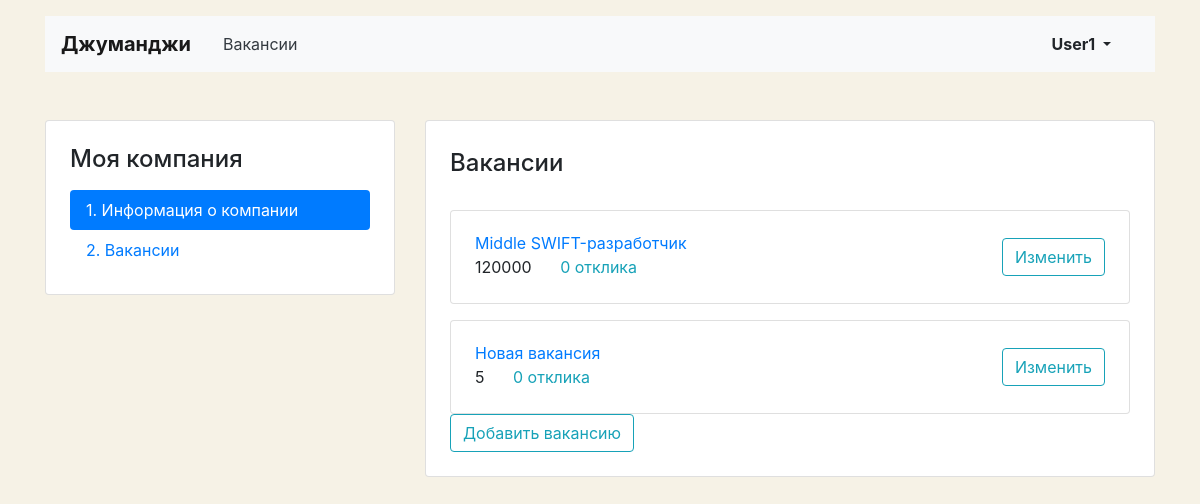
Screenshot of /mycompany/vacancies (signed in) with the database file from the repository.
### vacancy/models.py (models this page shows)
class Vacancy(models.Model):
    title = models.CharField(max_length=120)
    specialty = models.ForeignKey(Specialty, on_delete=models.CASCADE, related_name='vacancies')
    company = models.ForeignKey(Company, on_delete=models.CASCADE, related_name='vacancies')
    skills = models.CharField(max_length=120)
    description = models.TextField()
    salary_min = models.IntegerField()
    salary_max = models.IntegerField()
    published_at = models.DateField()

### vacancy/views.py (the view)
# urls.py: path('mycompany/vacancies', MyVacanciesView.as_view(), name='my_vacancies'),
class MyVacanciesView(LoginRequiredMixin, View):
    def get(self, request):
        vacancy = Vacancy.objects.filter(company__owner=request.user.id)
        count_applications = {}
        for vac in vacancy:
            count_applications[vac.id] = Application.objects.filter(vacancy=vac.id).count()
        return render(request, 'my_vacancies.html', context={'vacancy': vacancy, 'count_applications': count_applications})

### vacancy/templates/my_vacancies.html (shortened to what this page needs)
{% extends 'base.html' %}
{% block container %}
  <main class="container mt-3 pb-5">
    <div class="row mt-5">
      <div class="col-12 col-lg-4">
        <aside class="pt-3 pb-4 px-4 mb-5 card">
          <h1 class="h4 pt-2 pb-2">Моя компания</h1>
          <div class="nav flex-column nav-pills">
            <a class="nav-link active" href="{% url 'my_company' %}">1. Информация о&nbsp;компании</a>
            <a class="nav-link" href="{% url 'my_vacancies' %}">2. Вакансии</a>
          </div>
        </aside>
      </div>
      <div class="col-12 col-lg-8">
        <div class="card">
          <div class="card-body px-4 pb-4">
            <section class="tab-pane fade show active">
              <h2 class="h4 pt-2 pb-3">Вакансии</h2>
              {% for vacancy in vacancy %}
              <div class="card mt-3">
                <div class="card-body px-4">
                  <div class="row align-items-center">
                    <div class="col-6 col-lg-8">
                      <a href="{% url 'my_vacancy' vacancy.id %}" class="mb-1">{{vacancy.title}}</a>
                      <p class="mb-1">
                        <span class="mr-4">{{vacancy.salary_min}}</span><a href="{% url 'my_vacancy' vacancy.id %}" class="text-info">{%for vac_id_,amount in count_applications.items%}{%if vacancy.id == vac_id_%} {{amount}} {%endif%}{%endfor%} отклика</a>
                      </p>
                    </div>
                    <div class="col-6 col-lg-4 text-right">
                      <a href="{% url 'my_vacancy' vacancy.id %}" class="btn btn-outline-info">Изменить</a>
                    </div>
                  </div>
                </div>
              </div>
              {% endfor%}
            </section>
             <div>
         <a href="{% url 'my_vacancy_new' %}" class="btn btn-outline-info">Добавить вакансию</a>
          </div>
          </div>
        </div>
      </div>
    </div>
  </main>
{% endblock %}

### vacancy/templates/base.html (shortened to what this page needs)
<!DOCTYPE html>
<html lang="ru">
<head>
  <link rel="stylesheet" href="https://stackpath.bootstrapcdn.com/bootstrap/4.3.1/css/bootstrap.min.css">
</head>
<body>
  <header class="container mt-3">
    <nav class="navbar navbar-expand-lg navbar-light bg-light">
      <a class="navbar-brand mr-4 font-weight-bold" href="{% url 'main' %}">Джуманджи</a>
      <div class="collapse navbar-collapse justify-content-between" id="navbarNav">
        <ul class="navbar-nav col-10">
          <li class="nav-item">
            <a class="nav-link text-dark" href="{% url 'vacancies' %}">Вакансии</a>
          </li>
        </ul>
        <ul class="navbar-nav col-2 justify-content-end">
          <li class="nav-item active">
            {% if user.is_authenticated %}
            <div class="btn-group">
              <button type="button" class="btn dropdown-toggle font-weight-bold" data-toggle="dropdown" aria-haspopup="true" aria-expanded="false">
                {{request.user}}
              </button>
              {% else %}
              <a class="nav-link" href="{% url 'login' %}" class="nav-link font-weight-bold">Вход</a>
              {% endif %}
            </div>
          </li>
        </ul>
      </div>
    </nav>
  </header>
  {% block container %} {% endblock %}
</body>
</html>

### vacancy/templates/my_vacancies.html (style rules this page uses)
body { background-color: #F6F2E6; }

### rows the page displays
Vacancy: title "Middle SWIFT-разработчик", salary_min "120000", count_applications "0"
Vacancy: title "Новая вакансия", salary_min "5", count_applications "0"

### other values shown
{{ request.user }} "User1"
